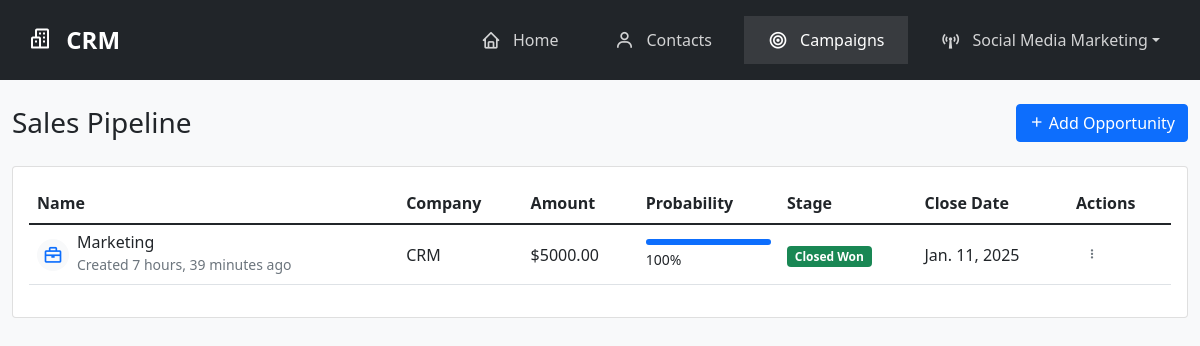
The app's page /campaigns/2/opportunities/ with its own data.
### core/models.py (models this page shows, shortened)
class Opportunity(models.Model):
    STAGES = [
        ('prospecting', 'Prospecting'),
        ('qualification', 'Qualification'),
        ('needs-analysis', 'Needs Analysis'),
        ('proposal', 'Proposal'),
        ('negotiation', 'Negotiation'),
        ('closed-won', 'Closed Won'),
        ('closed-lost', 'Closed Lost'),
    ]
    campaign = models.ForeignKey(Campaign, on_delete=models.CASCADE, related_name='opportunities')
    name = models.CharField(max_length=200)
    company = models.CharField(max_length=200)
    amount = models.DecimalField(max_digits=10, decimal_places=2)
    probability = models.IntegerField(validators=[MinValueValidator(0), MaxValueValidator(100)])
    stage = models.CharField(max_length=50, choices=STAGES)
    close_date = models.DateField()
    description = models.TextField(blank=True, default='')
    created_at = models.DateTimeField(auto_now_add=True)
    updated_at = models.DateTimeField(auto_now=True)
    class Meta:
        ordering = ['-created_at']
        verbose_name_plural = 'Opportunities'

### core/views.py (the view)
# urls.py: path('campaigns/<int:campaign_id>/opportunities/', views.OpportunityListView.as_view(), name='opportunity_list'),
class OpportunityListView(ListView):
    model = Opportunity
    template_name = 'core/opportunity_list.html'
    context_object_name = 'opportunities'
    def get_queryset(self):
        campaign_id = self.kwargs.get('campaign_id')
        return Opportunity.objects.filter(campaign_id=campaign_id)
    def get_context_data(self, **kwargs):
        context = super().get_context_data(**kwargs)
        context['campaign'] = get_object_or_404(Campaign, pk=self.kwargs.get('campaign_id'))
        context['form'] = OpportunityForm()
        return context

### core/templates/core/opportunity_list.html (shortened to what this page needs)
{% extends 'core/base.html' %}
{% load static %}
{% block content %}
<div class="container-fluid py-4">
    <div class="d-flex justify-content-between align-items-center mb-4">
        <h1 class="h3 mb-0">Sales Pipeline</h1>
        <button type="button" class="btn btn-primary" data-bs-toggle="modal" data-bs-target="#addOpportunityModal">
            <i class="bx bx-plus"></i> Add Opportunity
        </button>
    </div>
    <div class="card">
        <div class="card-body">
            <div class="table-responsive">
                <table class="table table-hover align-middle">
                    <thead>
                        <tr>
                            <th>Name</th>
                            <th>Company</th>
                            <th>Amount</th>
                            <th>Probability</th>
                            <th>Stage</th>
                            <th>Close Date</th>
                            <th>Actions</th>
                        </tr>
                    </thead>
                    <tbody>
                        {% for opportunity in opportunities %}
                        <tr>
                            <td>
                                <div class="d-flex align-items-center">
                                    <div class="avatar-sm bg-light rounded-circle me-2">
                                        <i class="bx bx-briefcase text-primary"></i>
                                    </div>
                                    <div>
                                        <h6 class="mb-0">{{ opportunity.name }}</h6>
                                        <small class="text-muted">Created {{ opportunity.created_at|timesince }} ago</small>
                                    </div>
                                </div>
                            </td>
                            <td>{{ opportunity.company }}</td>
                            <td>${{ opportunity.amount }}</td>
                            <td>
                                <div class="progress" style="height: 6px;">
                                    <div class="progress-bar" role="progressbar" style="width: {{ opportunity.probability }}%;"
                                        aria-valuenow="{{ opportunity.probability }}" aria-valuemin="0" aria-valuemax="100">
                                    </div>
                                </div>
                                <small class="mt-1 d-block">{{ opportunity.probability }}%</small>
                            </td>
                            <td>
                                {% if opportunity.stage == 'closed-won' %}
                                <span class="badge bg-success">Closed Won</span>
                                {% elif opportunity.stage == 'closed-lost' %}
                                <span class="badge bg-danger">Closed Lost</span>
                                {% else %}
                                <span class="badge bg-primary">{{ opportunity.stage|title }}</span>
                                {% endif %}
                            </td>
                            <td>{{ opportunity.close_date }}</td>
                            <td>
                                <div class="dropdown">
                                    <button class="btn btn-sm btn-icon" type="button" data-bs-toggle="dropdown">
                                        <i class="bx bx-dots-vertical-rounded"></i>
                                    </button>
                                </div>
                            </td>
                        </tr>
                        {% endfor %}
                    </tbody>
                </table>
            </div>
        </div>
    </div>
</div>
{% endblock %}

### core/templates/core/base.html (style rules this page uses)
body { background-color: #f8f9fa; }

### core/templates/core/opportunity_list.html (style rules this page uses)
.avatar-sm { width: 32px; height: 32px; display: flex; align-items: center; justify-content: center; }
.avatar-sm i { font-size: 1.25rem; }
.progress { background-color: #e9ecef; border-radius: 0.25rem; }
.btn-icon { padding: 0.25rem 0.5rem; color: #6c757d; }

### records on screen
Opportunity: name "Marketing", created_at "7 hours, 39 minutes", company "CRM", amount "5000.00", probability "100", stage "Closed Won", close_date "Jan. 11, 2025"
